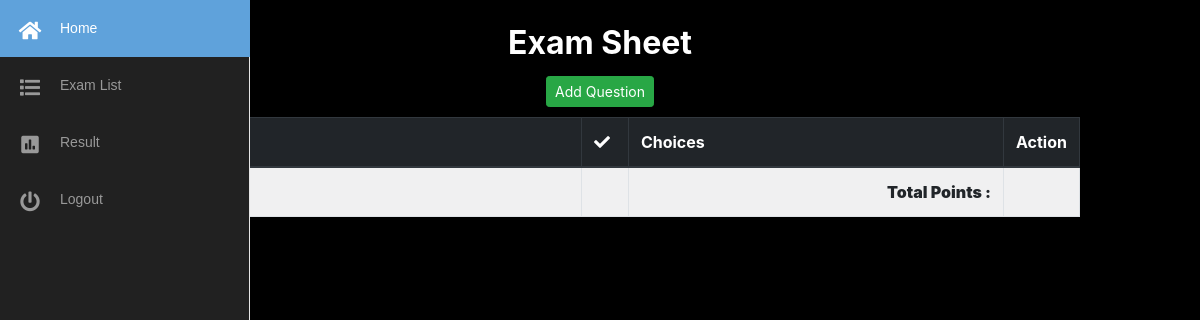
The page /teacher/iexam.php?id=2019-54396675 (signed in) on the database as committed earlier.
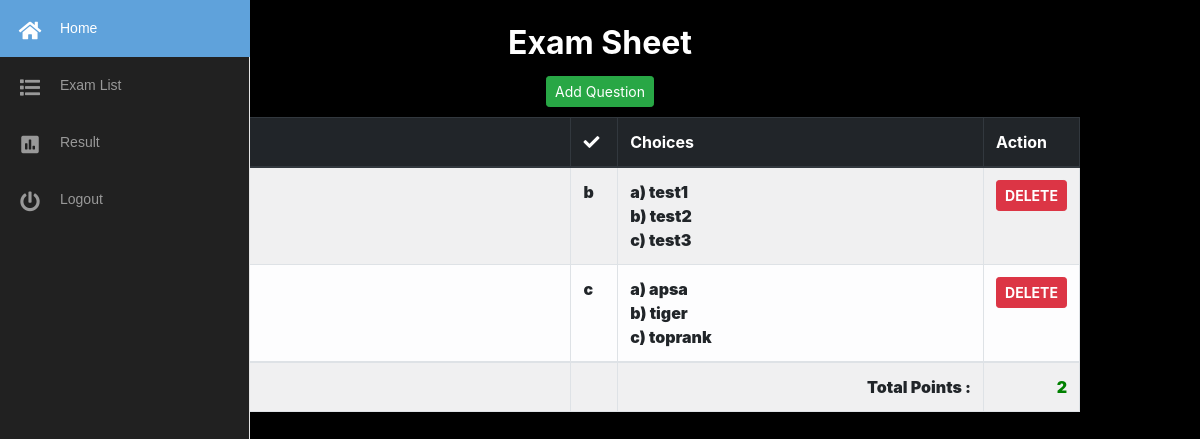
The same page on the database as committed later.
### tables this page shows
CREATE TABLE `examtbl` (
  `exam_id` int(11) NOT NULL,
  `exam_no` varchar(255) NOT NULL,
  `question` varchar(255) NOT NULL,
  `answer` varchar(225) NOT NULL,
  `a` varchar(225) NOT NULL,
  `b` varchar(255) NOT NULL,
  `c` varchar(255) NOT NULL,
  `points` varchar(255) NOT NULL
);

### teacher/iexam.php (the view, shortened to what this page needs)
<!DOCTYPE html>
<html>
<head>
  <link rel="stylesheet" href="https://stackpath.bootstrapcdn.com/bootstrap/4.1.3/css/bootstrap.min.css">
</head>
<body>
  <?php
  include ("php/nav.php");
  if ($_GET) {
    $id = $_GET['id'];
  $q1="SELECT * FROM examtbl WHERE exam_no='$id'";
 $result= mysqli_query($conn,$q1);
}
  ?>
<div class="container padding">
<br>
  <center>
<h2 style="color: white"><b>Exam Sheet</b><h2>
<button type="button" class="btn btn-success btn-sm" data-toggle="modal" data-target="#cq">
Add Question
</button>
</center>
<div class="modal fade" id="cq" tabindex="-1" role="dialog" aria-labelledby="exampleModalLabel" aria-hidden="true">
  <div class="modal-dialog modal-lg" role="document">
    <div class="modal-content">
      <div class="modal-body">
 <form action="" method="POST">
  <div class="form-group">
    <em style="color: red;"><b>Click the checkbox for the right answer<b></em>
  </div>
</div>
      </div>
    </div>
  </div>
</div>
                 <div class=" table-sorting table-responsive-sm mx-auto table-light" style="width:80%">
                   <table class="table table-striped table-bordered"  id="tSortable22">
                    <thead class="thead-dark">
                     <tr>
                                            <th style="width:1%">#</th>
                                            <th style="width:50%">Question</th>
                                            <th style="width:5%"><i class="fas fa-check"></i></th>
                                            <th style="width:45%">Choices</th>
                                            <th style="width:1%">Action</th>
                                        </tr>
                                      </thead>
                                        <tbody>
                                        <?php
                                         $counter =1;
                                        while($row = mysqli_fetch_array($result)){
                                        ?>
                                        <tr weight="100%">
                                        <td><?php echo $counter?></td>
                                        <td><?php echo $row["question"]; ?></td>
                                        <td><?php echo $row["answer"]; ?></td>
                                        <td>a) <?php echo $row["a"]; ?> <br>
                                            b) <?php echo $row["b"]; ?> <br>
                                            c) <?php echo $row["c"]; ?> <br>
                                        </td>
                                        <form method="POST" action="">
                                        <td  style="color: white;"> <button type="submit" value="submit" name="bqdel" onclick="return confirm_pay()" class="btn btn-danger btn-sm "><b>DELETE</b></button> </td>
                                        </form>
<?php
 $counter++;
   }
  ?>
  </tbody>
  <tr>
  <td></td>
  <td></td>
  <?php
  $q1="SELECT SUM(points)as p FROM examtbl WHERE exam_no='$id' ";
  $r1= $conn->query($q1);
  $d1= $r1->fetch_assoc();
  ?>
  <td style="text-align: right;"><b>Total Points : </b></td>
  <td style="text-align: right; color:green;"><b><?php echo $d1["p"];?></b></td>
</tr>
</table>
</div>
  </body>
</html>

### teacher/php/nav.php (shortened to what this page needs)
<!doctype html>
<html lang="en">
  <head>
    <link rel="stylesheet" href="https://stackpath.bootstrapcdn.com/bootstrap/4.1.3/css/bootstrap.min.css">
    <link rel="stylesheet" type="text/css" href="admin_sidemenu.css">
    <link rel="stylesheet" href="https://use.fontawesome.com/releases/v5.7.2/css/all.css">
  </head>
  <body style=" background-color: black;">
<div class="area"></div><nav class="main-menu">
 <form action="" method="POST">
            <ul>
                <li>
                    <a href="home.php" name="home" ><br>
                        <i class="fa fa-home fa-1.5"></i>
                        <span class="nav-text">
                            Home
                        </span>
                    </a>
                </li>
                <li class="has-subnav">
                    <a href="exam_list.php"><br>
                        <i class="fa fa-list fa-1.5x"></i>
                        <span class="nav-text">
                            Exam List
                        </span>
                    </a>
                </li>
                <li class="has-subnav">
                    <a href="#"><br>
                       <i class="fa fa-poll fa-1.5x"></i>
                        <span class="nav-text">
                            Result
                        </span>
                    </a>
                </li>
            </ul>
            <ul class="logout">
                <li>
                   <a href="../logout.php"><br>
                         <i class="fa fa-power-off fa-1.5x"></i>
                        <span class="nav-text">
                            Logout
                        </span>
                    </a>
                </li>
            </ul>
        </nav>

### teacher/admin_sidemenu.css (style rules this page uses)
.fa { position: relative; display: table-cell; width: 60px; height: 36px; text-align: center; vertical-align: middle; font-size:20px; }
.main-menu { background:#212121; border-right:1px solid #e5e5e5; position:absolute; top:0; bottom:0; height:100%; left:0; width:60px; overflow:hidden; -webkit-transition:width .05s linear; transition:width .05s linear; -webkit-transform:translateZ(0) scale(1,1); z-index:1000; }
.main-menu li { position:relative; display:block; width:250px; }
.main-menu li>a { position:relative; display:table; border-collapse:collapse; border-spacing:0; color:#999; font-family: arial; font-size: 14px; text-decoration:none; -webkit-transform:translateZ(0) scale(1,1); -webkit-transition:all .1s linear; transition:all .1s linear; }
.main-menu .nav-text { position:relative; display:table-cell; vertical-align:middle; width:190px; font-family: 'Titillium Web', sans-serif; }
nav { -webkit-user-select:none; -moz-user-select:none; -ms-user-select:none; -o-user-select:none; user-select:none; }
nav ul,nav li { outline:0; margin:0; padding:0; }

Rows that differ between the two databases and show on the page:
added examtbl: answer "b", a "test1", b "test2", c "test3"
added examtbl: answer "c", a "apsa", b "tiger", c "toprank"
Other text that changed with them:
$d1["p"]: (not shown) → "2"
